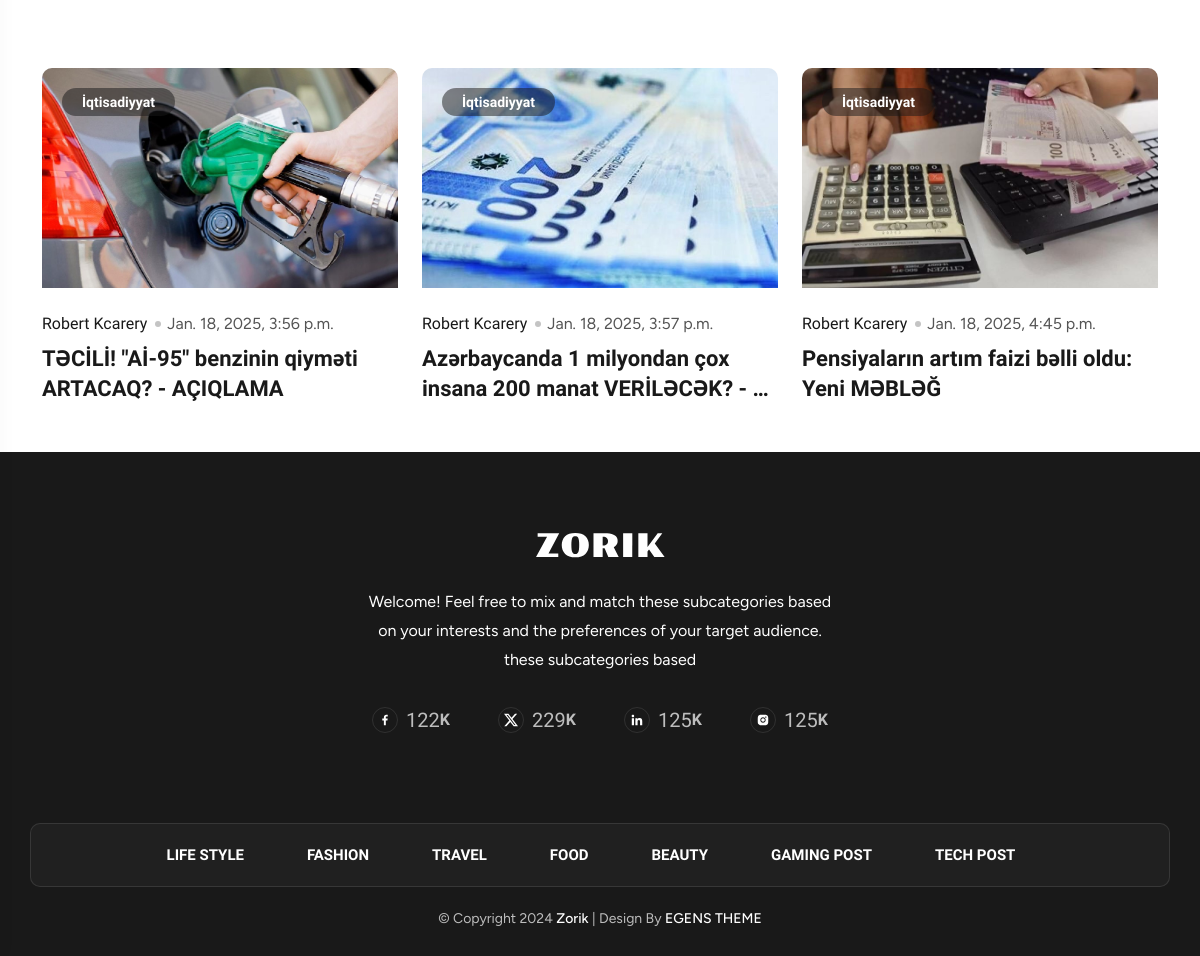
The page /category/1/ (lower part) on the database as committed earlier.
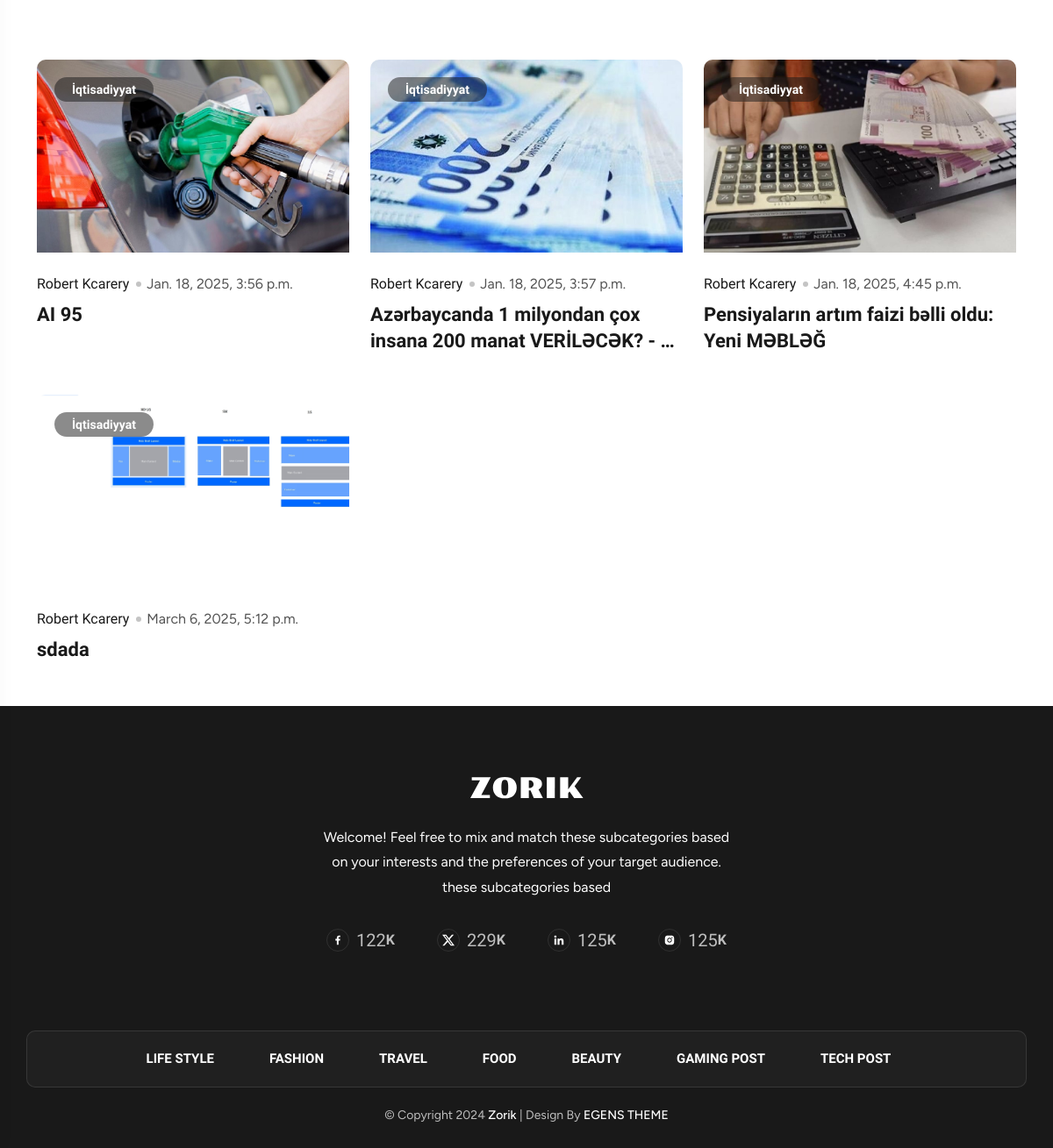
The same page on the database as committed later.
### news/models.py (models this page shows, shortened)
class News(models.Model):
    title = models.CharField(max_length=255, verbose_name="Başlıq")
    description = models.TextField(blank=True, verbose_name="Kontent")
    image = models.ImageField(upload_to="photo/%Y/%m/%d/", verbose_name="Şəkİl")
    time_create = models.DateTimeField(auto_now_add=True, verbose_name="Yaranma tarİxİ")
    time_update = models.DateTimeField(auto_now=True, verbose_name="Yenİlənmə tarİxİ")
    is_published = models.BooleanField(default=True, verbose_name="Status")
    cat = models.ForeignKey('Category', on_delete=models.PROTECT, null=True)
    class Meta:
        verbose_name = "News"
        verbose_name_plural = "News"
        ordering =['time_create','title']
    def get_absolute_url(self):
        return reverse("news_detail", kwargs={"post_id": self.pk})

class Category(models.Model):
    name = models.CharField(max_length=60, db_index=True, verbose_name="Ad")
    time_create = models.DateTimeField(auto_now_add=True, verbose_name="Yaranma tarİxİ")
    time_update = models.DateTimeField(auto_now=True, verbose_name="Yenİlənmə tarİxİ")
    is_published = models.BooleanField(default=True, verbose_name="Status")
    def __str__(self):
        return self.name
    def get_absolute_url(self):
        return reverse("category", kwargs={"cat_id": self.pk})

### news/views.py (the view)
# urls.py: path('category/<int:cat_id>/', categories, name="category")
def categories(request, cat_id):
    news = News.objects.filter(cat_id=cat_id)
    cats = Category.objects.all()
    if len(news) == 0:
        raise Http404()
    context = {
        "title": "Category",
        "news" : news,
        "cats" : cats,
        "cat_selected" : cat_id,
        "categories" : Category.objects.all(),
        "menu": menu
    }
    return render(request, "news/life-style.html", context=context)

### news/templates/news/life-style.html (shortened to what this page needs)
{% extends 'news/base.html' %}
{% load static %}
    {% block content %}
    <div class="blog-post-8 pt-70">
        <div class="container">
            <div class="row g-lg-4 gy-5">
                <div class="col-lg-12">
                    <div class="row gy-5 mb-50">
                        {% for post in news %}
                        <div class="col-md-4">
                            <div class="blog-card2 two">
                                <div class="blog-card-img-wrap">
                                    {% if post.image %}
                                        <a href="standard-formate.html"><img class="img_category_class" src="{{post.image.url}}" alt=""></a>
                                    {% else %}
                                        <a href="standard-formate.html"><img class="img_category_class_else" src="https://cdn.vectorstock.com/i/500p/82/99/no-image-available-like-missing-picture-vector-43938299.jpg" alt="" /></a>
                                    {% endif %}
                                    <ul>
                                        <li><a class="category" href="{{post.get_absolute_url}}">{{post.cat}}</a></li>
                                    </ul>
                                </div>
                                <div class="blog-content">
                                    <ul class="blog-meta">
                                        <li>
                                            <a href="#">Robert Kcarery</a>
                                        </li>
                                        <li>
                                            <a class="publish-date" href="#">{{post.time_create}}</a>
                                        </li>
                                    </ul>
                                    <h4><a href="standard-formate.html">{{post.title|truncatechars:60}}</a></h4>
                                </div>
                            </div>
                        </div>
                        {% endfor %}
                    </div>
                </div>
            </div>
        </div>
    </div>
     {% endblock %}

### news/templates/news/base.html (shortened to what this page needs)
{% load static %}
<!DOCTYPE html>
<html lang="en">
<head>
    <link rel="stylesheet" href="{% static 'news/' %}assets/css/swiper-bundle.min.css">
    <link rel="stylesheet" href="{% static 'news/' %}assets/css/jquery.fancybox.min.css">
    <link rel="stylesheet" href="{% static 'news/' %}assets/css/animate.css">
    <link rel="stylesheet" href="{% static 'news/' %}assets/css/nice-select.css">
    <link rel="stylesheet" href="{% static 'news/' %}assets/css/bootstrap-icons.min.css">
    <link rel="stylesheet" href="{% static 'news/' %}assets/css/bootstrap.min.css">
    <link rel="stylesheet" href="{% static 'news/' %}assets/css/boxicons.min.css">
    <link rel="stylesheet" href="{% static 'news/' %}assets/css/style.css">
</head>
<body id="body">
{% block content %}
{% endblock content %}
 <footer class="footer-section2">
  <div class="footer-top">
      <div class="container">
          <div class="row ">
              <div class="col-lg-12 justify-content-center  d-flex mb-70">
                  <div class="footer-top-content">
                      <a href="index.html"><img src="{% static 'news/' %}assets/image/index-img/icon/light-logo.svg" alt="logo"></a>
                      <p>Welcome! Feel free to mix and match these subcategories based on your interests and the
                          preferences of your target audience. these subcategories based</p>
                      <div class="our-activetis">
                          <div class="row justify-content-center d-flex g-lg-4 gy-4">
                              <div class="col-sm-3 col-6 d-flex justify-content-center">
                                  <a href="https://www.facebook.com/" class="social-area">
                                      <div class="icon">
                                      </div>
                                      <div class="number">
                                          <h5 class="counter">122</h5>
                                          <span>K</span>
                                      </div>
                                  </a>
                              </div>
                              <div class="col-sm-3 col-6 d-flex justify-content-center">
                                  <a href="https://x.com/" class="social-area">
                                      <div class="icon">
                                      </div>
                                      <div class="number">
                                          <h5 class="counter">229</h5>
                                          <span>K</span>
                                      </div>
                                  </a>
                              </div>
                              <div class="col-sm-3 col-6 d-flex justify-content-center">
                                  <a href="https://www.linkedin.com/" class="social-area">
                                      <div class="icon">
                                      </div>
                                      <div class="number">
                                          <h5 class="counter">125</h5>
                                          <span>K</span>
                                      </div>
                                  </a>
                              </div>
                              <div class="col-sm-3 col-6 d-flex justify-content-center">
                                  <a href="https://www.instagram.com/" class="social-area">
                                      <div class="icon">
                                      </div>
                                      <div class="number">
                                          <h5 class="counter">125</h5>
                                          <span>K</span>
                                      </div>
                                  </a>
                              </div>
                          </div>
                      </div>
                  </div>
              </div>
              <div class="footer-list">
                  <ul>
                      <li><a href="life-style.html">LIFE STYLE
                          </a></li>
                      <li><a href="life-style.html">FASHION
                          </a></li>
                      <li><a href="life-style.html">TRAVEL
                          </a></li>
                      <li><a href="life-style.html">FOOD
                          </a></li>
                      <li><a href="life-style.html">BEAUTY
                          </a></li>
                      <li><a href="life-style.html">GAMING POST
                          </a></li>
                      <li><a href="life-style.html">TECH POST
                          </a></li>
                  </ul>
              </div>
              <div class="copyright-area">
                  <p> &copy; Copyright 2024 <a href="index.html"> Zorik </a> | Design By <a href="https://www.egenstheme.com/">EGENS THEME</a></p>
              </div>
          </div>
      </div>
  </div>
</footer>
</body>
</html>

### news/templates/news/partials/sidebar.html (shortened to what this page needs)
{% load static %}

### news/templates/news/partials/header.html (shortened to what this page needs)
{% load static %}

### news/templates/news/partials/navbar.html (shortened to what this page needs)
{% load static %}

Rows that differ between the two databases and show on the page:
changed News "Jan. 18, 2025, 3:56 p.m.": title "TƏCİLİ! \"Aİ-95\" benzinin qiyməti ARTACAQ? - AÇIQLAMA" → "AI 95"
added News: image (picture), cat "İqtisadiyyat", time_create "March 6, 2025, 5:12 p.m.", title "sdada"
